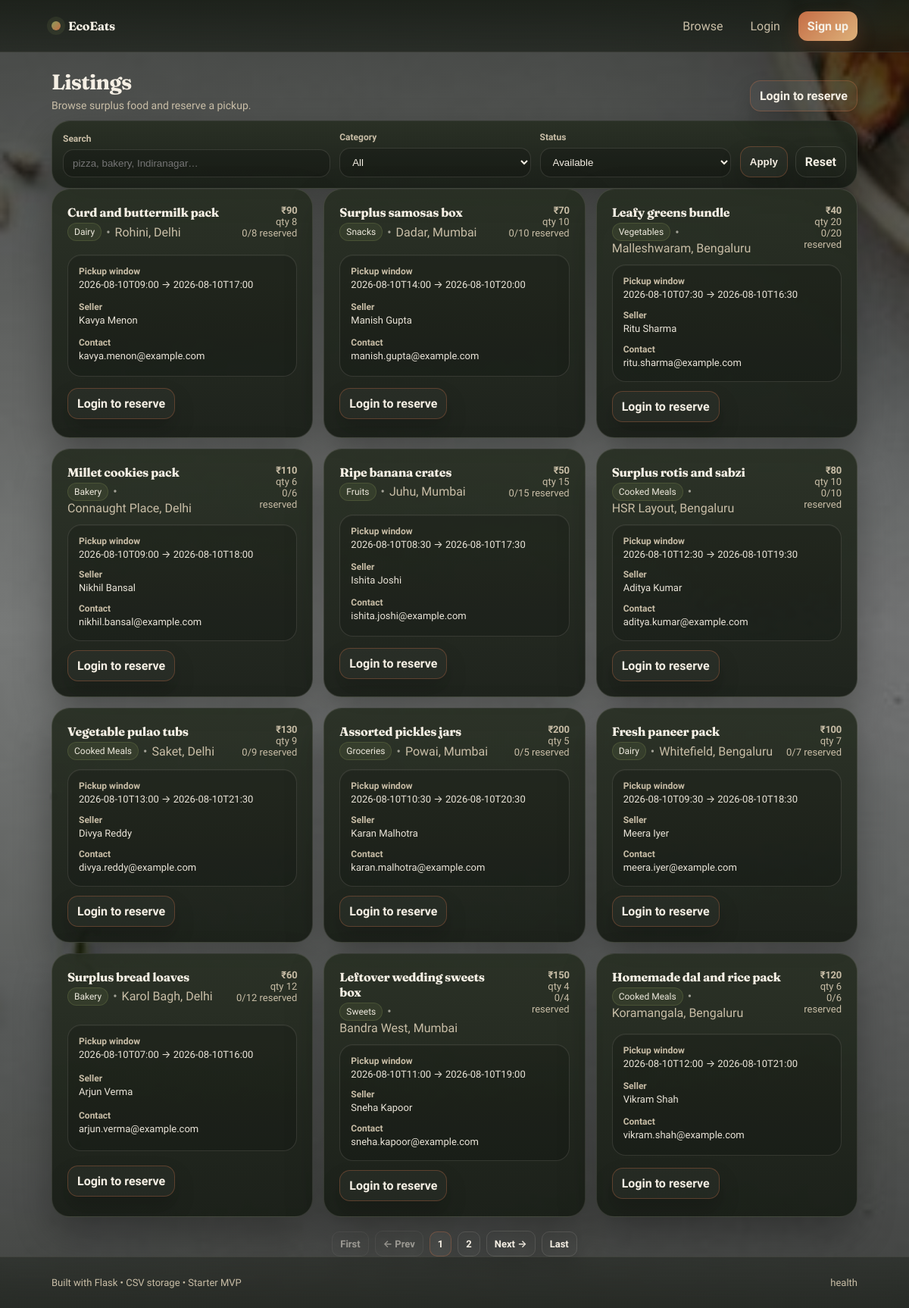
The page /listings on the database its author committed.
### db.py (models this page shows)
class Listing(db.Model):
    __tablename__ = "listings"
    id = db.Column(db.String(32), primary_key=True)
    seller_id = db.Column(db.Integer, db.ForeignKey("users.id"), nullable=True, index=True)
    title = db.Column(db.String(140), nullable=False)
    category = db.Column(db.String(60), nullable=False)
    price = db.Column(db.String(20), nullable=False)
    quantity = db.Column(db.Integer, nullable=False, default=1)
    pickup_start = db.Column(db.String(32), nullable=False)  # ISO-like string (from datetime-local)
    pickup_end = db.Column(db.String(32), nullable=False)
    location = db.Column(db.String(140), nullable=False)
    seller_name = db.Column(db.String(140), nullable=False, default="")
    seller_contact = db.Column(db.String(140), nullable=False, default="")
    status = db.Column(db.String(16), nullable=False, default="available", index=True)
    created_at = db.Column(db.DateTime, nullable=False, default=lambda: datetime.now(timezone.utc), index=True)
    seller = db.relationship("User", lazy="joined", foreign_keys=[seller_id])

### app.py (the view, shortened to what this page needs)
    @app.get("/listings")
    def listings():
        q = (request.args.get("q") or "").strip().lower()
        category = (request.args.get("category") or "").strip().lower()
        status = (request.args.get("status") or "available").strip().lower()
        try:
            page = int(request.args.get("page", "1"))
        except ValueError:
            page = 1
        if page < 1:
            page = 1
        per_page = 12
        query = Listing.query
        if status in {"available", "reserved", "sold"}:
            query = query.filter(Listing.status == status)
        if category:
            query = query.filter(db.func.lower(Listing.category) == category)
        total = query.count()
        offset = (page - 1) * per_page
        total_pages = max((total + per_page - 1) // per_page, 1)
        if page > total_pages:
            page = total_pages
            offset = (page - 1) * per_page
        filtered = query.order_by(Listing.created_at.desc()).offset(offset).limit(per_page).all()
        active_counts = get_active_reservation_counts([l.id for l in filtered])
        categories = [c[0] for c in db.session.query(Listing.category).distinct().order_by(Listing.category.asc()).all()]
        my_reserved_ids: set[str] = set()
        return render_template(
            "listings.html",
            listings=filtered,
            q=q,
            category=category,
            status=status,
            categories=categories,
            my_reserved_ids=my_reserved_ids,
            page=page,
            total_pages=total_pages,
            per_page=per_page,
            total_count=total,
            active_reservation_counts=active_counts,
        )

### app.py (called while the page is built)
def get_active_reservation_counts(listing_ids: list[str]) -> dict[str, int]:
    if not listing_ids:
        return {}
    rows = (
        db.session.query(Reservation.listing_id, db.func.count(Reservation.id))
        .filter(Reservation.listing_id.in_(listing_ids), Reservation.status == "active")
        .group_by(Reservation.listing_id)
        .all()
    )
    return {listing_id: count for listing_id, count in rows}

### templates/listings.html (shortened to what this page needs)
{% extends "base.html" %}
{% block content %}
  <section class="pageHead">
    <div>
      <h1 class="pageHead__title">Listings</h1>
      <p class="pageHead__subtitle">Browse surplus food and reserve a pickup.</p>
    </div>
    <div class="pageHead__actions">
      {% if current_user.is_authenticated %}
        {% if current_user.role == "seller" %}
          <a class="btn btn--primary" href="{{ url_for('new_listing') }}">Add listing</a>
        {% else %}
          <a class="btn btn--primary" href="{{ url_for('my_reservations') }}">My reservations</a>
        {% endif %}
      {% else %}
        <a class="btn btn--primary" href="{{ url_for('login') }}">Login to reserve</a>
      {% endif %}
    </div>
  </section>
  <section class="card filters">
    <form class="filters__form" method="get" action="{{ url_for('listings') }}">
      <div class="field">
        <label class="label" for="q">Search</label>
        <input class="input" id="q" name="q" placeholder="pizza, bakery, Indiranagar…" value="{{ q }}" />
      </div>
      <div class="field">
        <label class="label" for="category">Category</label>
        <select class="select" id="category" name="category">
          <option value="">All</option>
        </select>
      </div>
      <div class="field">
        <label class="label" for="status">Status</label>
        <select class="select" id="status" name="status">
          <option value="available" {% if status == "available" %}selected{% endif %}>Available</option>
        </select>
      </div>
      <div class="filters__buttons">
        <button class="btn btn--primary" type="submit">Apply</button>
        <a class="btn btn--ghost" href="{{ url_for('listings') }}">Reset</a>
      </div>
    </form>
  </section>
  {% if listings %}
    <section class="grid grid--cards">
      {% for l in listings %}
        <article class="card listingCard">
          <div class="listingCard__top">
            <div>
              <div class="listingCard__title">{{ l.title }}</div>
              <div class="listingCard__meta">
                <span class="tag">{{ l.category }}</span>
                <span class="dot">•</span>
                <span class="muted">{{ l.location }}</span>
              </div>
            </div>
            <div class="listingCard__price">
              <div class="price">{{ l.price }}</div>
              <div class="muted">qty {{ l.quantity }}</div>
              {% set active_count = active_reservation_counts.get(l.id, 0) %}
              {% if l.quantity > 1 or active_count %}
                <div class="muted">{{ active_count }}/{{ l.quantity }} reserved</div>
              {% endif %}
            </div>
          </div>
          <div class="listingCard__details">
            <div class="detail">
              <div class="detail__label">Pickup window</div>
              <div class="detail__value">{{ l.pickup_start }} → {{ l.pickup_end }}</div>
            </div>
            {% if l.seller_name %}
              <div class="detail">
                <div class="detail__label">Seller</div>
                <div class="detail__value">{{ l.seller_name }}</div>
              </div>
            {% endif %}
            {% if l.seller_contact %}
              <div class="detail">
                <div class="detail__label">Contact</div>
                <div class="detail__value">{{ l.seller_contact }}</div>
              </div>
            {% endif %}
          </div>
          <div class="listingCard__actions">
              {% if l.status == "available" %}
              {% if current_user.is_authenticated %}
                <form method="post" action="{{ url_for('reserve_listing', listing_id=l.id) }}">
                    <input type="hidden" name="_csrf_token" value="{{ csrf_token() }}" />
                  <button class="btn btn--primary" type="submit">Reserve</button>
                </form>
              {% else %}
                <a class="btn btn--primary" href="{{ url_for('login') }}">Login to reserve</a>
              {% endif %}
            {% else %}
              <div class="pill pill--muted">Sold</div>
            {% endif %}
          </div>
        </article>
      {% endfor %}
    </section>
    <nav class="pagination" aria-label="Listings pagination">
      <div class="pagination__inner">
        {% if total_pages > 1 %}
          {% set qs = {'q': q, 'category': category, 'status': status} %}
          <div class="pagination__pages">
            {% if page > 1 %}
              <a class="btn btn--ghost" href="{{ url_for('listings', q=q, category=category, status=status, page=1) }}">First</a>
              <a class="btn btn--ghost" href="{{ url_for('listings', q=q, category=category, status=status, page=page-1) }}">← Prev</a>
            {% else %}
              <span class="btn btn--ghost" aria-disabled="true">First</span>
              <span class="btn btn--ghost" aria-disabled="true">← Prev</span>
            {% endif %}
            {% set start_page = page-2 if page-2 > 1 else 1 %}
            {% set end_page = page+2 if page+2 < total_pages else total_pages %}
            {% for p in range(start_page, end_page + 1) %}
              {% if p == page %}
                <span class="btn btn--primary" aria-current="page">{{ p }}</span>
              {% else %}
                <a class="btn btn--ghost" href="{{ url_for('listings', q=q, category=category, status=status, page=p) }}">{{ p }}</a>
              {% endif %}
            {% endfor %}
            {% if page < total_pages %}
              <a class="btn btn--ghost" href="{{ url_for('listings', q=q, category=category, status=status, page=page+1) }}">Next →</a>
              <a class="btn btn--ghost" href="{{ url_for('listings', q=q, category=category, status=status, page=total_pages) }}">Last</a>
            {% else %}
              <span class="btn btn--ghost" aria-disabled="true">Next →</span>
              <span class="btn btn--ghost" aria-disabled="true">Last</span>
            {% endif %}
          </div>
        {% endif %}
      </div>
    </nav>
  {% else %}
    <section class="card empty">
      <h2 class="empty__title">No matches</h2>
      <p class="empty__subtitle">Try changing filters, or post a new listing.</p>
      <a class="btn btn--primary" href="{{ url_for('new_listing') }}">Add listing</a>
    </section>
  {% endif %}
{% endblock %}

### rows shown on the page
Listing: title "Curd and buttermilk pack", category "Dairy", location "Rohini, Delhi", price "₹90", quantity "8", active_count "0", pickup_start "2026-08-10T09:00", pickup_end "2026-08-10T17:00", seller_name "Kavya Menon", seller_contact "kavya.menon@example.com"
Listing: title "Surplus samosas box", category "Snacks", location "Dadar, Mumbai", price "₹70", quantity "10", active_count "0", pickup_start "2026-08-10T14:00", pickup_end "2026-08-10T20:00", seller_name "Manish Gupta", seller_contact "manish.gupta@example.com"
Listing: title "Leafy greens bundle", category "Vegetables", location "Malleshwaram, Bengaluru", price "₹40", quantity "20", active_count "0", pickup_start "2026-08-10T07:30", pickup_end "2026-08-10T16:30", seller_name "Ritu Sharma", seller_contact "ritu.sharma@example.com"
Listing: title "Millet cookies pack", category "Bakery", location "Connaught Place, Delhi", price "₹110", quantity "6", active_count "0", pickup_start "2026-08-10T09:00", pickup_end "2026-08-10T18:00", seller_name "Nikhil Bansal", seller_contact "nikhil.bansal@example.com"
Listing: title "Ripe banana crates", category "Fruits", location "Juhu, Mumbai", price "₹50", quantity "15", active_count "0", pickup_start "2026-08-10T08:30", pickup_end "2026-08-10T17:30", seller_name "Ishita Joshi", seller_contact "ishita.joshi@example.com"
Listing: title "Surplus rotis and sabzi", category "Cooked Meals", location "HSR Layout, Bengaluru", price "₹80", quantity "10", active_count "0", pickup_start "2026-08-10T12:30", pickup_end "2026-08-10T19:30", seller_name "Aditya Kumar", seller_contact "aditya.kumar@example.com"
Listing: title "Vegetable pulao tubs", category "Cooked Meals", location "Saket, Delhi", price "₹130", quantity "9", active_count "0", pickup_start "2026-08-10T13:00", pickup_end "2026-08-10T21:30", seller_name "Divya Reddy", seller_contact "divya.reddy@example.com"
Listing: title "Assorted pickles jars", category "Groceries", location "Powai, Mumbai", price "₹200", quantity "5", active_count "0", pickup_start "2026-08-10T10:30", pickup_end "2026-08-10T20:30", seller_name "Karan Malhotra", seller_contact "karan.malhotra@example.com"
Listing: title "Fresh paneer pack", category "Dairy", location "Whitefield, Bengaluru", price "₹100", quantity "7", active_count "0", pickup_start "2026-08-10T09:30", pickup_end "2026-08-10T18:30", seller_name "Meera Iyer", seller_contact "meera.iyer@example.com"
Listing: title "Surplus bread loaves", category "Bakery", location "Karol Bagh, Delhi", price "₹60", quantity "12", active_count "0", pickup_start "2026-08-10T07:00", pickup_end "2026-08-10T16:00", seller_name "Arjun Verma", seller_contact "arjun.verma@example.com"
Listing: title "Leftover wedding sweets box", category "Sweets", location "Bandra West, Mumbai", price "₹150", quantity "4", active_count "0", pickup_start "2026-08-10T11:00", pickup_end "2026-08-10T19:00", seller_name "Sneha Kapoor", seller_contact "sneha.kapoor@example.com"
Listing: title "Homemade dal and rice pack", category "Cooked Meals", location "Koramangala, Bengaluru", price "₹120", quantity "6", active_count "0", pickup_start "2026-08-10T12:00", pickup_end "2026-08-10T21:00", seller_name "Vikram Shah", seller_contact "vikram.shah@example.com"

### other values the page prints
{{ p }} "1"
{{ p }} "2"
